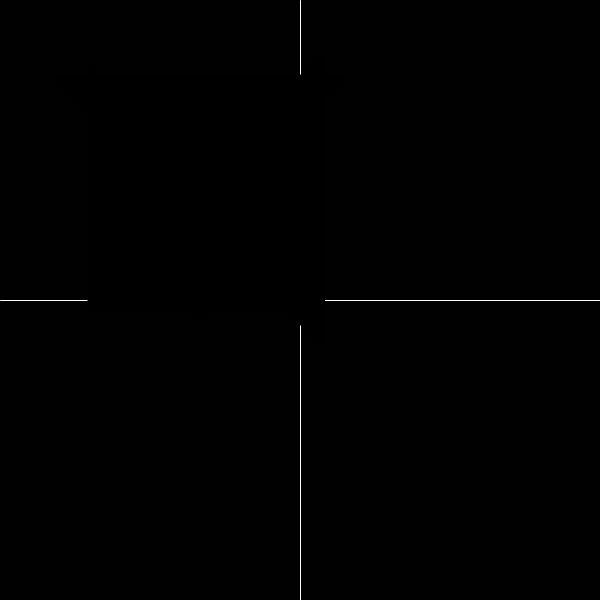
Frame 1 (no input)
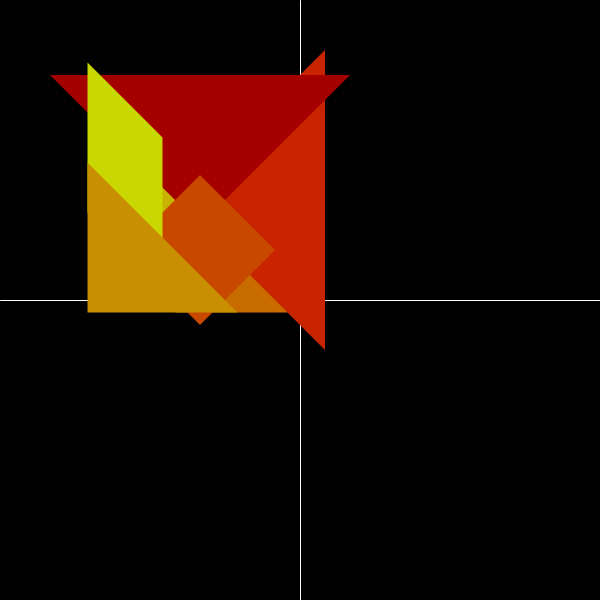
Frame 60 (the mouse pressed at the canvas centre just before this capture)
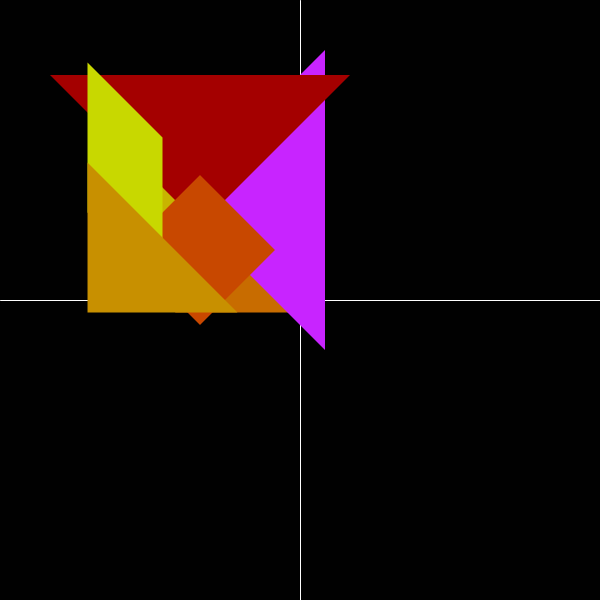
Frame 120 (the mouse held since frame 60 and released just before this capture)

The Processing sketch that drew these frames (run headless with seeded random() and noise(); from frame 60 on, the mouse is pressed at the canvas centre):

// Processing sketch: tangram
// ── tangram.pde
Figura triangulo;
Figura triangulo2;
Figura triangulo3;
Figura triangulo4;
Figura triangulo5;
Figura cuadrado;
Figura Rtorcido;

int escala =3;
float[][] datos = {{-50*escala, -25*escala}, {50*escala, -25*escala}, {0, 25*escala}};
float[][] cuadra = {{17.67*escala, 17.67*escala}, {-17.67*escala, 17.67*escala}, {-17.67*escala, -17.67*escala}, {17.67*escala, -17.67*escala}};
float[][] datos2 = {{-25*escala, -12.5*escala}, {25*escala, -12.5*escala}, {0, 12.5*escala}};
float[][] datos3 = {{-35.34*escala, -17.67*escala}, {35.34*escala, -17.67*escala}, {0, 17.67*escala}};
float[][] Rtor = {{-12.5*escala, 12.5*escala}, {12.5*escala, 37.5*escala}, {12.5*escala, -12.5*escala}, {-12.5*escala, -37.5*escala}};


void setup() {
  surface.setResizable(true);
  size(600, 600);
  shapeMode(CENTER);
  triangulo5 = new Figura(color (200, 144, 0), 45, datos3, 125, 275);// 215 290
  triangulo4 = new Figura(color (200, 180, 0), -90, datos2, 175, 200);//240  250
  triangulo3 = new Figura(color (200, 108, 0), 180, datos2, 250, 275);//275 290
  triangulo2 = new Figura(color (200, 36, 0), 90, datos, 250, 200); //275 250
  triangulo = new Figura(color (164, 0, 0), 0, datos, 200, 150);//250 225
  cuadrado = new Figura(color(200, 72, 0), 45, cuadra, 200, 250);//250 275
  Rtorcido = new Figura(color(200, 216, 0), 0, Rtor, 125, 175);//215 240
}

void draw() {
  background(1);
  stroke(255);
  line(width/2, 0, width/2, height);
  line(0, height/2, width, height/2);
  Funcion_iniciadora();
  //yo
}

// ── figura.pde
class Figura { //<>// //<>// //<>// //<>// //<>// //<>// //<>// //<>// //<>//
  color c; // color
  color ce; //color mutable
  float[][] puntos;
  int angulo;
  int mycolor;//color sobre el que esta el mouse
  boolean click;//se da click sobre la figura
  int x, y; //pocicion de la figura
  boolean ATime=true;

  //constructor con el color de la figura y los puntos de la figura
  Figura (color tempC, int tempAngulo, float[][] tempPuntos) { 
    c = tempC;
    puntos = tempPuntos;
    angulo = tempAngulo;
    click = false;
    x = y = 300;
  }
  Figura (color tempC, int tempAngulo, float[][] tempPuntos, int tempX, int tempY) { 
    c = tempC;
    puntos = tempPuntos;
    angulo = tempAngulo;
    click = false;
    x = tempX;
    y = tempY;
  }

  //creador de la figura
  void poligono() {
    pushMatrix();//añade un noevo sistema de cordenadas
    translate(x, y);
    move();
    noStroke();
    fill(ce);
    beginShape();
    espejo();
    for (int i = 0; i <= puntos.length-1; i++) {
      vertex(puntos[i][0], puntos[i][1]);
    }
    Rotacion();
    endShape();
    popMatrix();
  }
  //rotacion de la figura
  void Rotacion() {
    if (keyPressed && key=='+' && click) {
      angulo ++;
    } else if (keyPressed && key=='-' && click) {
      angulo --;
    }
    rotate(radians(angulo));
  }

  //reconocedor del color como selector
  void seleccion() {
    // println(green(ce));
    mycolor=get(mouseX, mouseY);
    if (green(mycolor)!=green(c) && mousePressed && mouseButton == LEFT) {
      click = false;
    }
    if (green(mycolor)==green(c)) {
      ce= color(red(c), green(c), 255);
      if (mousePressed && mouseButton == LEFT) {
        click = true;
      }
    } else if (click == false) {
      ce=c;
    }
  }


  void move() {
    if (green(mycolor)==green(c)) {
      if (mousePressed && mouseButton == LEFT && click) {
        x= mouseX;
        y = mouseY;
        println(this,x,y);
      }
    }
  }
  //cambiar la orientacion de la figura
  void espejo() {
    if (mousePressed && mouseButton == RIGHT && click && ATime) {
      for (int i=0; i< puntos.length; i++) {
        puntos[i][0] *=-1;
        ATime=false;
      }
    }else if(ATime==false && !mousePressed){
      ATime=true;
    }
  }
}

// ── funcion_iniciadora.pde

void Funcion_iniciadora() {
  if (triangulo4.click==true) {
    triangulo5.poligono();
    triangulo3.poligono();
    triangulo2.poligono();
    triangulo.poligono();
    cuadrado.poligono();
    Rtorcido.poligono();
    triangulo4.poligono();


    triangulo4.seleccion();
  } else if (triangulo3.click==true) {
    triangulo4.poligono();
    triangulo5.poligono();
    triangulo2.poligono();
    triangulo.poligono();
    cuadrado.poligono();
    Rtorcido.poligono();
    triangulo3.poligono();

    triangulo3.seleccion();
  } else if (triangulo2.click==true) {
    triangulo4.poligono();
    triangulo3.poligono();
    triangulo5.poligono();
    triangulo.poligono();
    cuadrado.poligono();
    Rtorcido.poligono();
    triangulo2.poligono();

    triangulo2.seleccion();
  } else if (triangulo.click==true) {
    triangulo4.poligono();
    triangulo3.poligono();
    triangulo2.poligono();
    triangulo5.poligono();
    cuadrado.poligono();
    Rtorcido.poligono();
    triangulo.poligono();

    triangulo.seleccion();
  } else if (cuadrado.click==true) {
    triangulo4.poligono();
    triangulo3.poligono();
    triangulo2.poligono();
    triangulo.poligono();
    triangulo5.poligono();
    Rtorcido.poligono();
    cuadrado.poligono();

    cuadrado.seleccion();
  } else if (Rtorcido.click==true) {
    triangulo4.poligono();
    triangulo3.poligono();
    triangulo2.poligono();
    triangulo.poligono();
    cuadrado.poligono();
    triangulo5.poligono();
    Rtorcido.poligono();

    Rtorcido.seleccion();
  } else {
    triangulo4.poligono();
    triangulo3.poligono();
    triangulo2.poligono();
    triangulo.poligono();
    cuadrado.poligono();
    Rtorcido.poligono();
    triangulo5.poligono();

    triangulo5.seleccion();
    triangulo4.seleccion();
    triangulo3.seleccion();
    triangulo2.seleccion();
    triangulo.seleccion();
    cuadrado.seleccion();
    Rtorcido.seleccion();
  }
}
